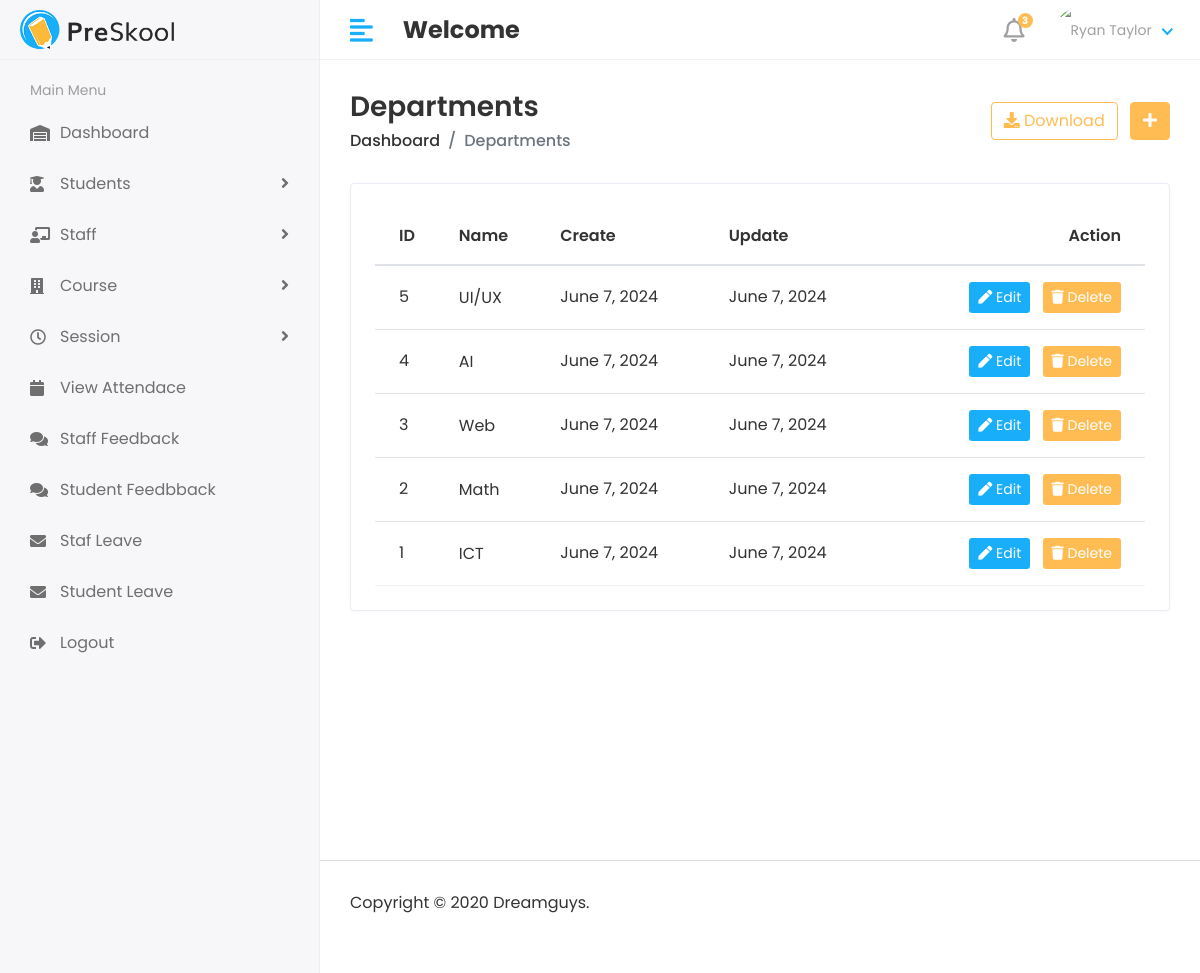
Page /hod/course_view/ on the earlier database version.
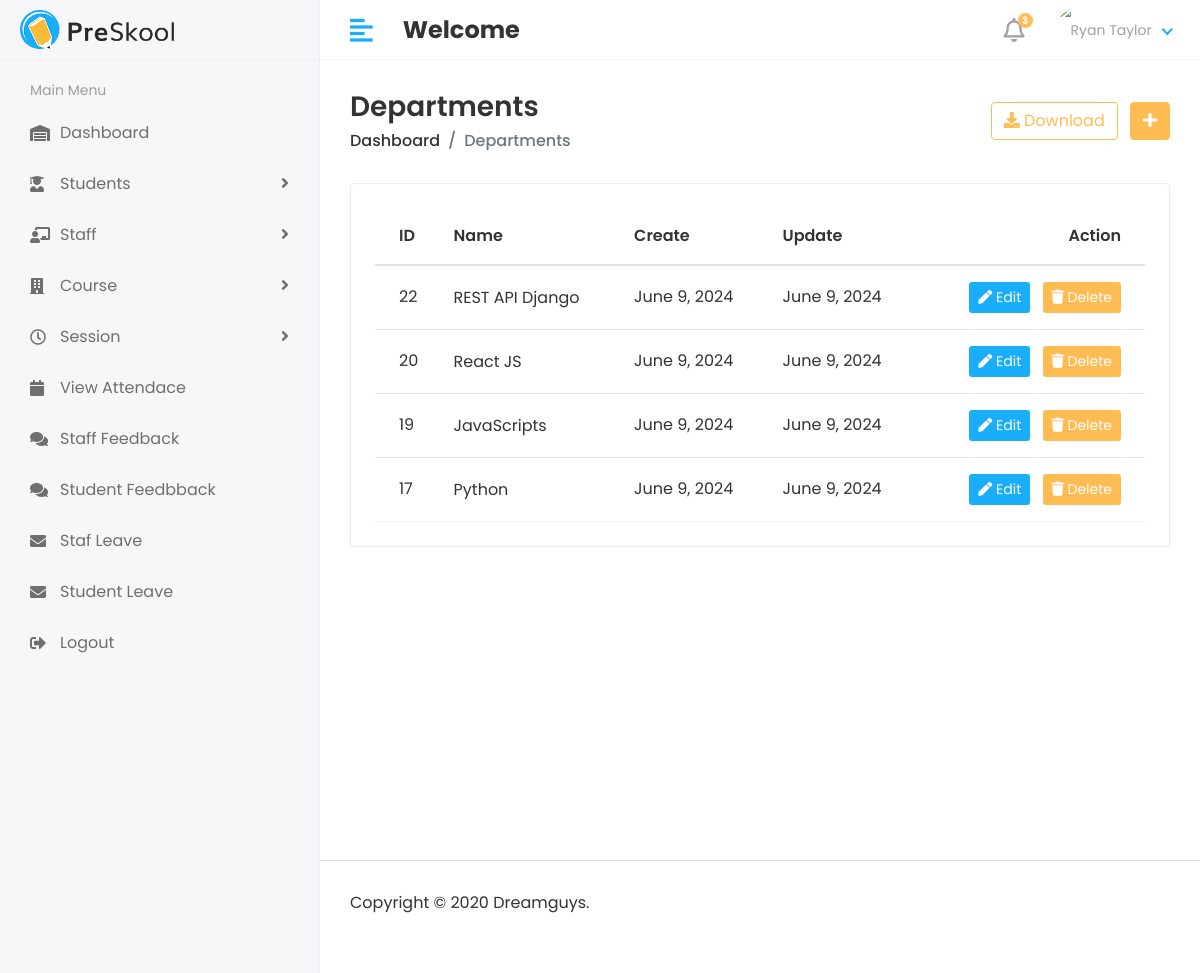
Same page on the later database version.
### App/models.py (models this page shows, shortened)
class Course(models.Model):
    name=models.CharField( max_length=50)
    created_date=models.DateField( auto_now_add=True)
    update_date=models.DateField( auto_now=True)

### App/hod_views.py (the view)
# urls.py: path('hod/course_view/',hod_views.view_course,name='course_view'),
def view_course(request):
    coures=Course.objects.all().order_by('-id')
    context={
        'course':coures,
    }
    return render(request,'hod/course_view.html',context)

### templates/hod/course_view.html (shortened to what this page needs)
{% extends "base.html" %}
{% load static %}
{% block content %}
<div class="page-wrapper">
    <div class="content container-fluid">
        <div class="page-header">
            <div class="row align-items-center">
                <div class="col">
                    <h3 class="page-title">Departments</h3>
                    <ul class="breadcrumb">
                        <li class="breadcrumb-item"><a href="index.html">Dashboard</a></li>
                        <li class="breadcrumb-item active">Departments</li>
                    </ul>
                </div>
                <div class="col-auto text-right float-right ml-auto">
                    <a href="#" class="btn btn-outline-primary mr-2"><i class="fas fa-download"></i> Download</a>
                    <a href="add-department.html" class="btn btn-primary"><i class="fas fa-plus"></i></a>
                </div>
            </div>
        </div>
        <div class="row">
            <div class="col-sm-12">
                <div class="card card-table">
                    <div class="card-body">
                        <div class="table-responsive">
                            <table class="table table-hover table-center mb-0 datatable">
                                <thead>
                                    <tr>
                                        <th>ID</th>
                                        <th>Name</th>
                                        <th>Create</th>
                                        <th>Update</th>
                                        <th class="text-right">Action</th>
                                    </tr>
                                </thead>
                                <tbody>
                                     {% for c in course %}
                                    <tr>
                                        <td>{{c.id}}</td>
                                        <td>
                                            <h2><a>{{c.name}}</a></h2>
                                        </td>
                                        <td>{{c.created_date}}</td>
                                        <td>{{c.update_date}}</td>
                                        <td class="text-right">
                                            <div class="actions">
                                                <a href="{% url 'edit_course' id=c.id %}" class="btn btn-sm bg-success-light mr-2">
                                                    <i class="fas fa-pen"></i> Edit
                                                </a>
                                                <a href="{% url "crouse_delate" id=c.id %}" class="btn btn-sm bg-danger-light">
                                                    <i class="fas fa-trash"></i> Delete
                                                </a>
                                            </div>
                                        </td>
                                    </tr>
                                    {% endfor %}
                                </tbody>
                            </table>
                        </div>
                    </div>
                </div>
            </div>
        </div>
    </div>
</div>
{% endblock content %}

### templates/base.html (shortened to what this page needs)
<!DOCTYPE html>
<html lang="en">
    {% load static %}
   <head>
      <link rel="stylesheet" href="{% static "assets/plugins/bootstrap/css/bootstrap.min.css" %}">
      <link rel="stylesheet" href="{% static "assets/plugins/fontawesome/css/fontawesome.min.css" %}">
      <link rel="stylesheet" href="{% static "assets/plugins/fontawesome/css/all.min.css" %}">
      <link rel="stylesheet" href="{% static "assets/css/style.css" %}">
   </head>
   <body>
      <div class="main-wrapper">
         <div class="header">
            <div class="header-left">
               <a href="index.html" class="logo">
               <img src="{% static "assets/img/logo.png" %}" alt="Logo">
               </a>
            </div>
            <a href="javascript:void(0);" id="toggle_btn">
            <i class="fas fa-align-left"></i>
            </a>
            <div class="top-nav-search mt-3">
               <h4><strong>Welcome</strong> </h4>
            </div>
            <ul class="nav user-menu">
               <li class="nav-item dropdown noti-dropdown">
                  <a href="#" class="dropdown-toggle nav-link" data-toggle="dropdown">
                  <i class="far fa-bell"></i> <span class="badge badge-pill">3</span>
                  </a>
               </li>
               <li class="nav-item dropdown has-arrow">
                  <a href="#" class="dropdown-toggle nav-link" data-toggle="dropdown">
                     {% if user.profile_pic == '' %}
                     <span class="user-img"><img class="rounded-circle" src="{% static "assets/img/no-photo-icon-22.png" %}" width="31" alt="Ryan Taylor"></span>
                     {% else %}
                     <span class="user-img"><img class="rounded-circle" src="{{request.user.profile_pic.url}}" width="31" alt="Ryan Taylor"></span>
                     </a>
                     {% endif %}
               </li>
            </ul>
         </div>
         <div class="sidebar" id="sidebar">
            <div class="sidebar-inner slimscroll">
               <div id="sidebar-menu" class="sidebar-menu">
                  <ul>
                     <li class="menu-title">
                        <span>Main Menu</span>
                     </li>
                     <li>
                        <a href="{% url "hode/home" %}"><i class="fas fa-warehouse"></i> <span>Dashboard</span></a>
                     </li>
                     <li class="submenu">
                        <a href="#"><i class="fas fa-user-graduate"></i> <span> Students</span> <span class="menu-arrow"></span></a>
                     </li>
                     <li class="submenu">
                        <a href="#"><i class="fas fa-chalkboard-teacher"></i> <span> Staff</span> <span class="menu-arrow"></span></a>
                     </li>
                     <li class="submenu">
                        <a href="#"><i class="fas fa-building"></i> <span> Course</span> <span class="menu-arrow"></span></a>
                     </li>
                     <li class="submenu">
                        <a href="#"><i class="far fa-clock"></i> <span> Session</span> <span class="menu-arrow"></span></a>
                     </li>
                     <li>
                        <a href="holiday.html"><i class="fa fa-calendar"></i> <span>View Attendace</span></a>
                     </li>
                     <li>
                        <a href="holiday.html"><i class="fas fa-comments"></i> <span>Staff Feedback</span></a>
                     </li>
                     <li>
                        <a href="holiday.html"><i class="fas fa-comments"></i> <span>Student Feedbback</span></a>
                     </li>
                     <li>
                        <a href="holiday.html"><i class="fas fa-envelope"></i> <span>Staf Leave</span></a>
                     </li>
                     <li>
                        <a href="holiday.html"><i class="fas fa-envelope"></i> <span>Student Leave</span></a>
                     </li>
                     <li>
                        <a href="{% url "logout" %}"><i class="fas fa-sign-out-alt"></i> <span>Logout</span></a>
                     </li>
                        </ul>
               </div>
            </div>
         </div>
         {% block content %}{% endblock content %}
        <div class="page-wrapper">
         <footer>
            <p>Copyright © 2020 Dreamguys.</p>
         </footer>
      </div>
   </div>
   </body>
</html>

Differences in the rows shown:
removed Course: id "5", name "UI/UX", created_date "June 7, 2024", update_date "June 7, 2024"
removed Course: id "4", name "AI", created_date "June 7, 2024", update_date "June 7, 2024"
removed Course: id "3", name "Web", created_date "June 7, 2024", update_date "June 7, 2024"
removed Course: id "2", name "Math", created_date "June 7, 2024", update_date "June 7, 2024"
removed Course: id "1", name "ICT", created_date "June 7, 2024", update_date "June 7, 2024"
added Course: id "22", name "REST API Django", created_date "June 9, 2024", update_date "June 9, 2024"
added Course: id "20", name "React JS", created_date "June 9, 2024", update_date "June 9, 2024"
added Course: id "19", name "JavaScripts", created_date "June 9, 2024", update_date "June 9, 2024"
added Course: id "17", name "Python", created_date "June 9, 2024", update_date "June 9, 2024"
